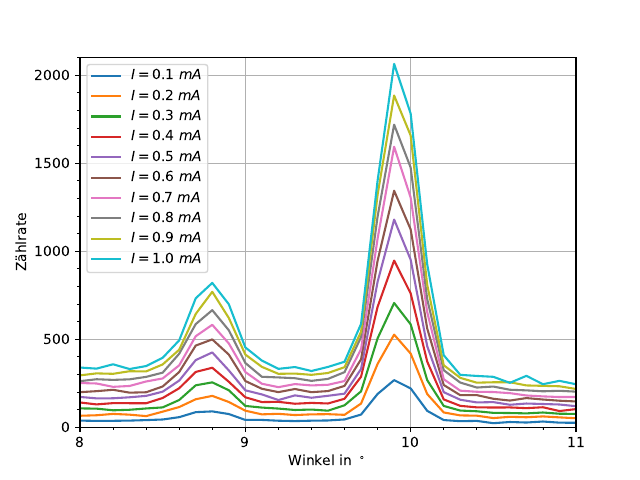

The Python source for this figure:

from inspect import getsourcefile
import os.path as path, sys
current_dir = path.dirname(path.abspath(getsourcefile(lambda:0)))
sys.path.insert(0, current_dir[:current_dir.rfind(path.sep)])
from AP import *
import matplotlib.pyplot as plt
from matplotlib.ticker import MultipleLocator



#COLOR_STYLE = ["red","green","blue"]
Y_LABEL = r"Zählrate"
X_LABEL = r"Winkel in $^\circ$"
X_START =8
Y_START =0
X_END = 11
Y_END = 2100

X_MAJOR_TICK = 1
Y_MAJOR_TICK =500
X_MINOR_TICK = 0.2
Y_MINOR_TICK = 100
SAVE_AS = "./XST/DetektortotzeitRoh.pdf"


path_ = "./XST/data.xls"


data = getTableFromCells("E5","O35",path_,"V5")
print(data)
fig, ax = plt.subplots()


ax.grid()

for i in range(len(data)-1):
    ax.plot(data[0],data[i+1])

ax.set_xlabel(X_LABEL)
ax.set_ylabel(Y_LABEL)
ax.set_xlim(X_START,X_END)
ax.set_ylim(Y_START,Y_END)

legende = [r"$I =$" + str(round(i* 0.1,2))+ r" $mA$" for i in range(1,11) ]
plt.legend((legende),loc=2)

ax.xaxis.set_major_locator(MultipleLocator(X_MAJOR_TICK))
ax.xaxis.set_minor_locator(MultipleLocator(X_MINOR_TICK))
ax.yaxis.set_major_locator(MultipleLocator(Y_MAJOR_TICK))
ax.yaxis.set_minor_locator(MultipleLocator(Y_MINOR_TICK))

plt.savefig(SAVE_AS)
plt.show()




